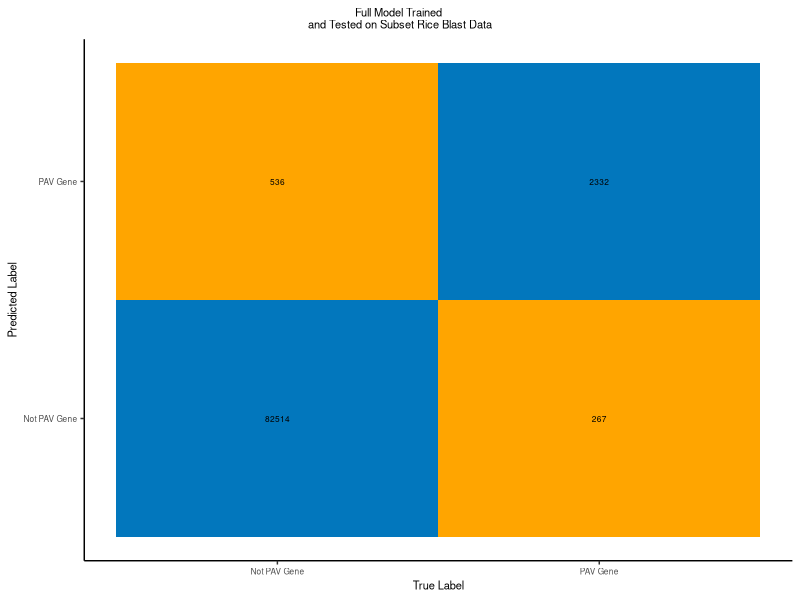
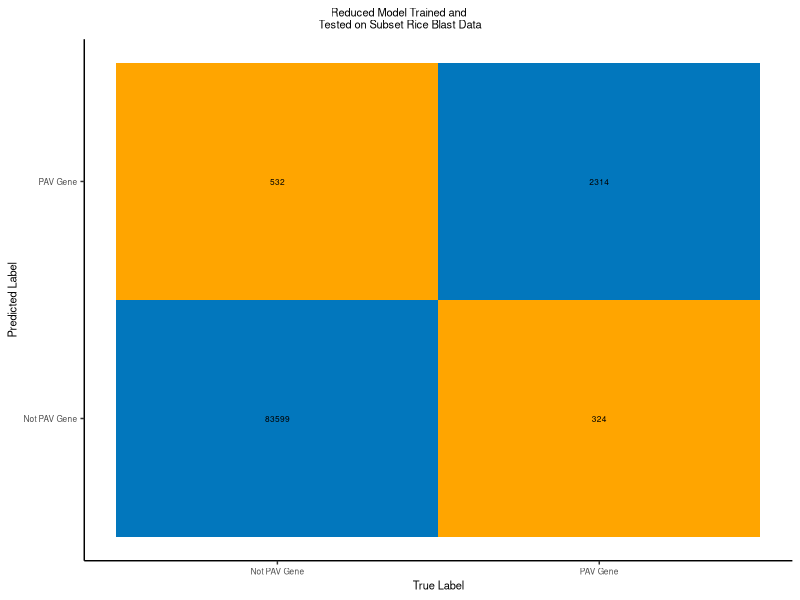
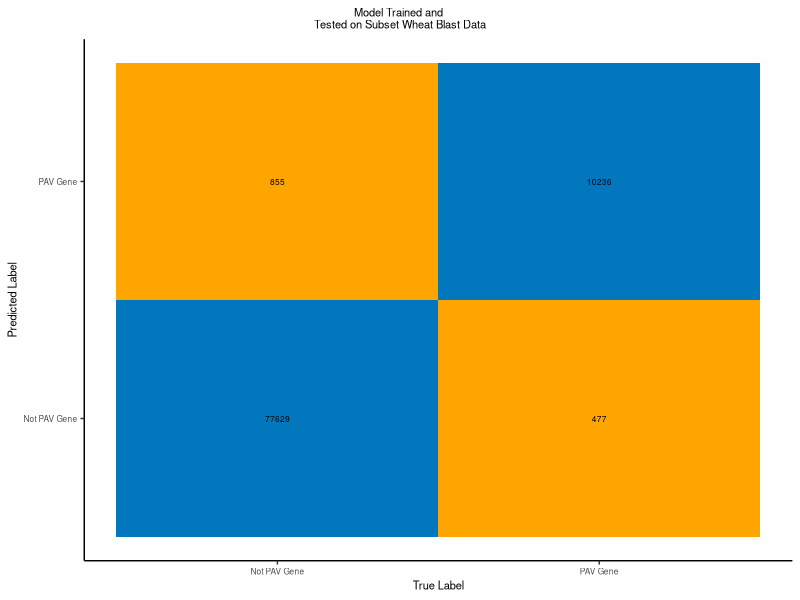
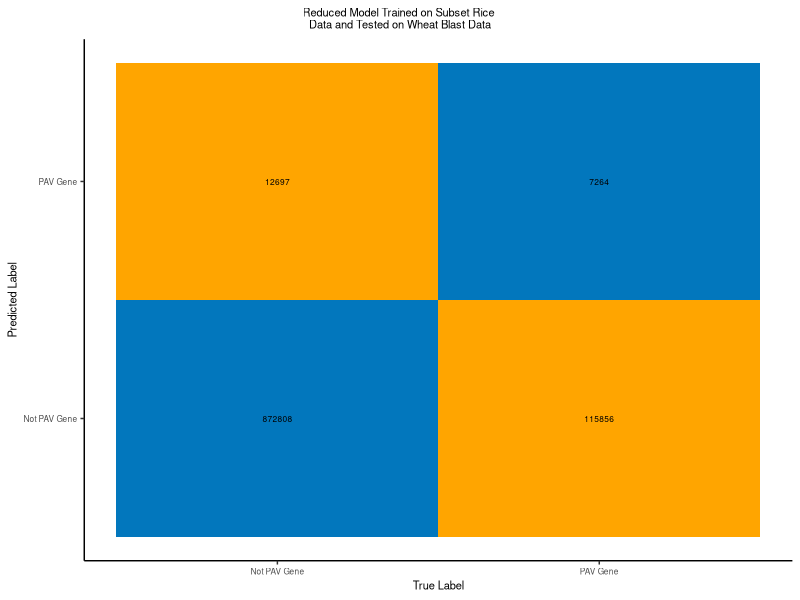
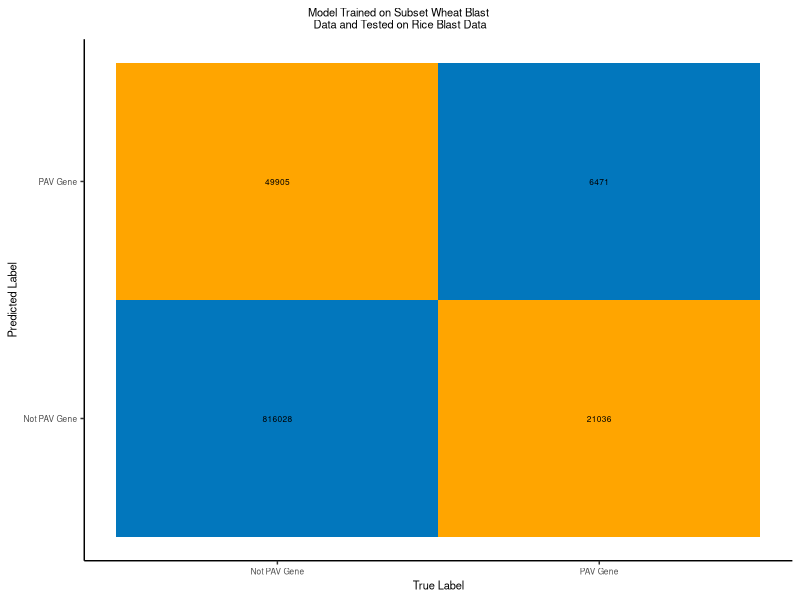

Reproduce these figures in R, in order.
## ---- chunk 1
library(ggplot2)
## ---- chunk 2

### order
# TP
# FN
# FP
# TN

# manual input
datas <- list(
  c(2331.9,  267.15,  535.85,  82514.12),
  c(2313.76, 323.63,  532.19,  83598.63),
  c(10236.33, 477.24,  854.64,  77629.21),
  c(7263.96, 115856.04, 12696.56, 872808.44),
  c(6471.44, 21035.56, 49905.2, 816027.8)
)

titles <- c(
  "Full Model Trained \nand Tested on Subset Rice Blast Data",
  "Reduced Model Trained and \nTested on Subset Rice Blast Data",
  "Model Trained and \nTested on Subset Wheat Blast Data",
  "Reduced Model Trained on Subset Rice \nData and Tested on Wheat Blast Data",
  "Model Trained on Subset Wheat Blast \nData and Tested on Rice Blast Data"
)

outputs <- c(
  'rice_full_model_confusion_matrix.pdf',
  'rice_partial_model_confusion_matrix.pdf',
  'wheat_partial_model_confusion_matrix.pdf',
  'rice_first_cross_host_confusion_matrix.pdf',
  'wheat_first_cross_host_confusion_matrix.pdf'
)

## ---- chunk 3

for (i in seq(from=1,to=length(outputs))){
  data <- unlist(datas[i])
  title <- titles[i]
  output <- outputs[i]
  
  
  TClass <- factor(c("PAV Gene", "PAV Gene", "Not PAV Gene", "Not PAV Gene"))
  PClass <- factor(c("PAV Gene", "Not PAV Gene", "PAV Gene", "Not PAV Gene"))
  judgement<- c("good", "bad", "bad","good")
  
  data <- round(data, digits=0)
  
  df <- data.frame(TClass, PClass, data,judgement)
  
  
  # just plotting a simple confusion matrix
  p <- ggplot(data =  df, mapping = aes(x = TClass, y = PClass,fill=judgement)) +
      geom_tile()+
    geom_text(aes(label = data),size=(6*0.352777778)) +
    ylab('Predicted Label')+
    xlab('True Label')+
    scale_fill_manual(values = c(good="#0277bd", bad="orange"))+
    ggtitle(title)+
    theme_classic()+
    theme(legend.position = "none")+
    theme(axis.text=element_text(size=6), axis.title=element_text(size=8), 
          legend.title=element_text(size=8),plot.title=element_text(size=8,hjust=0.5),
          plot.title.position = "plot")
  
  ggsave(output, plot = p, width = 2.5, height = 2)
}

